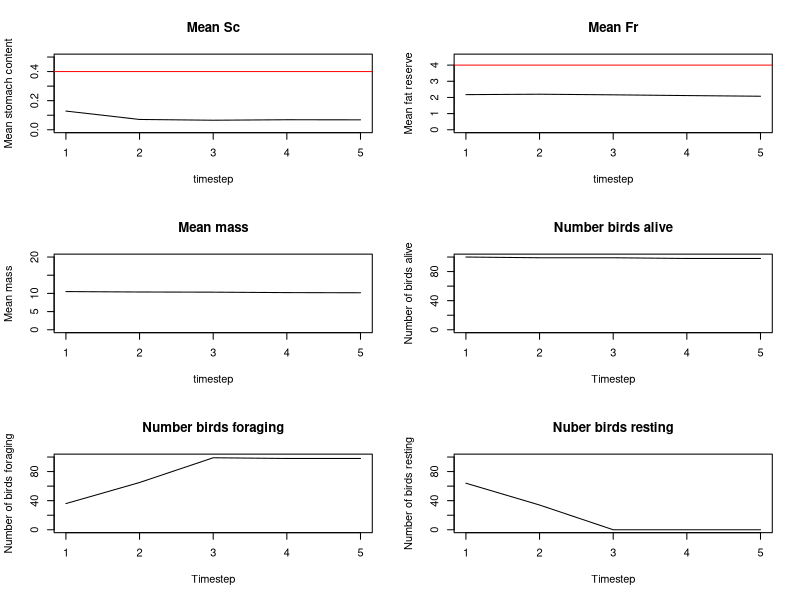
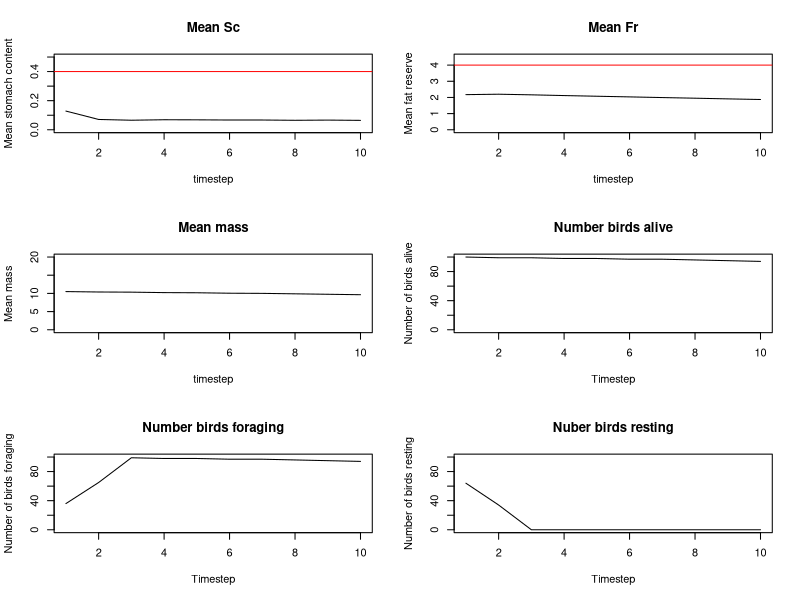
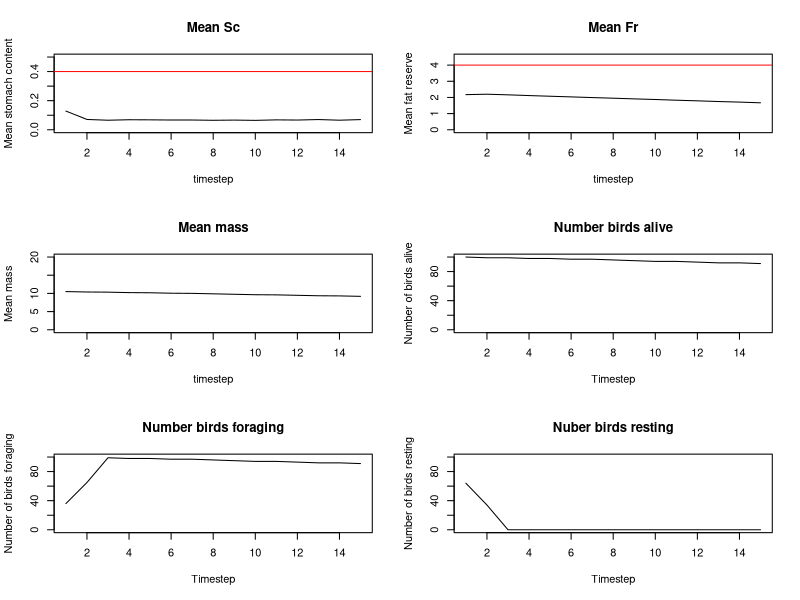
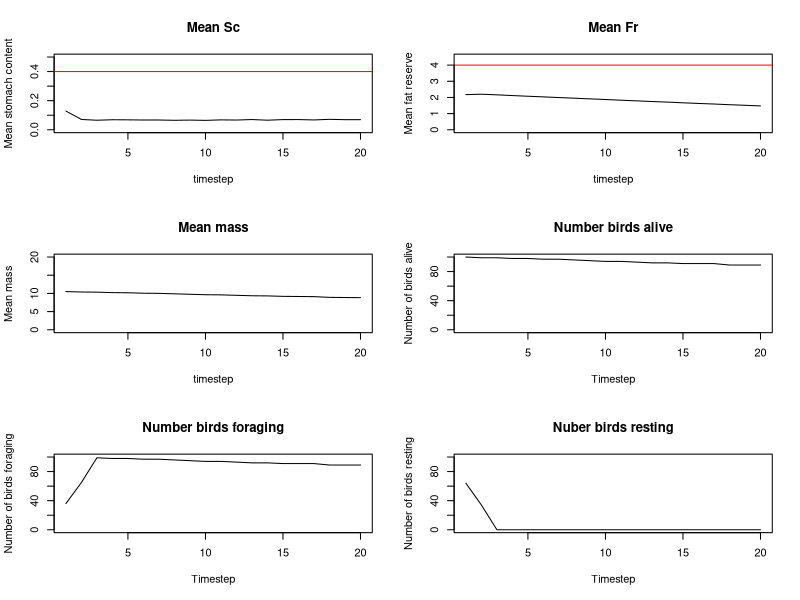
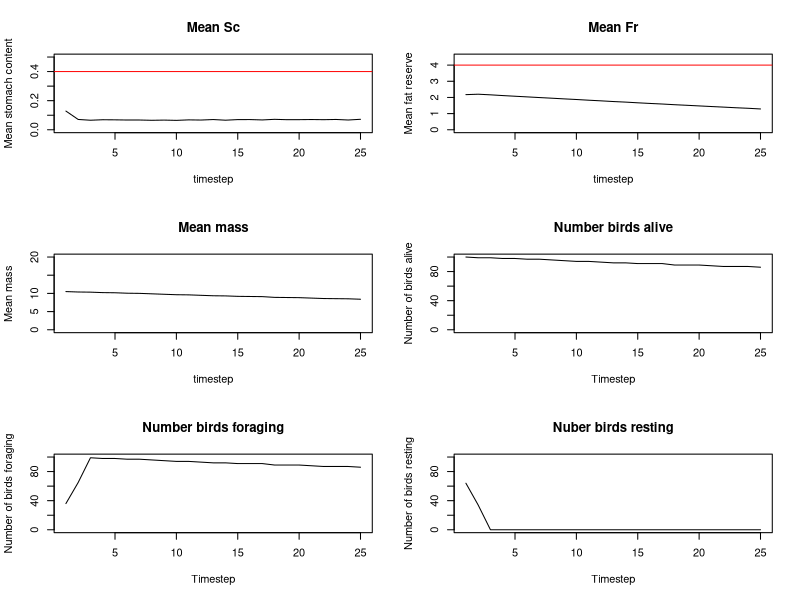
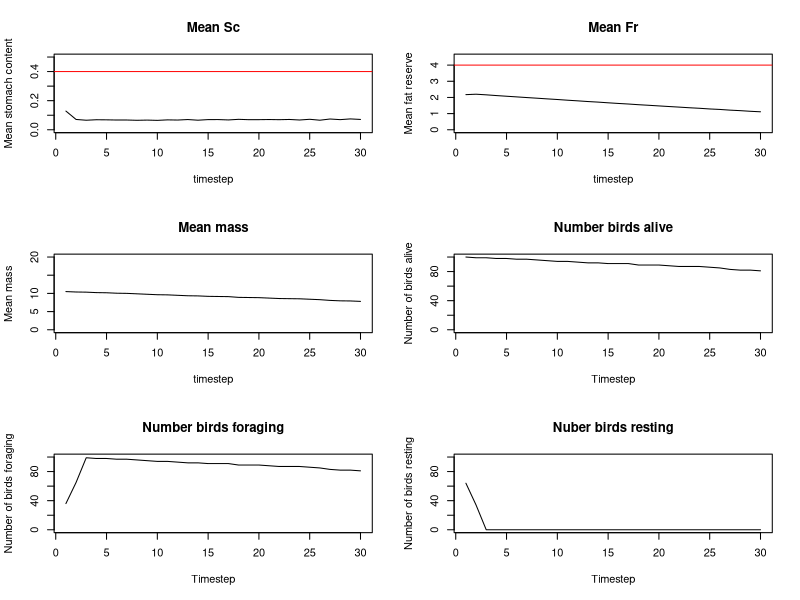
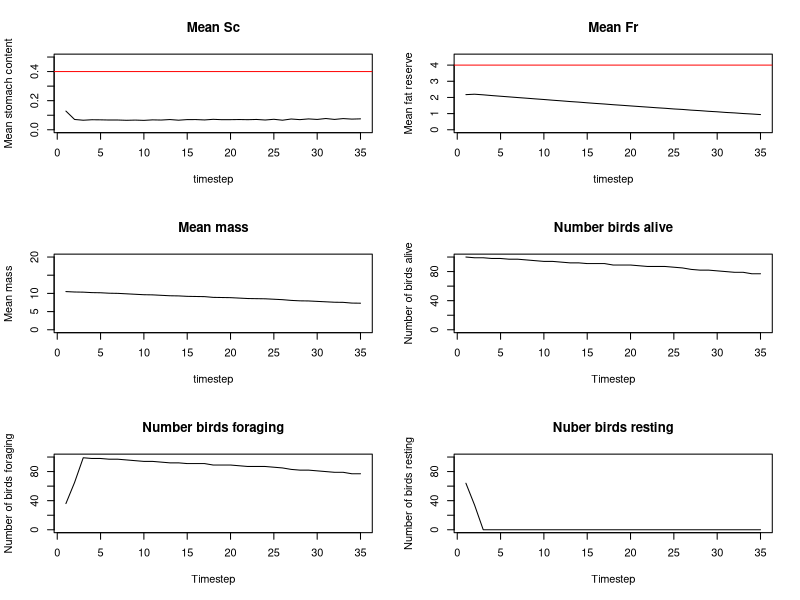
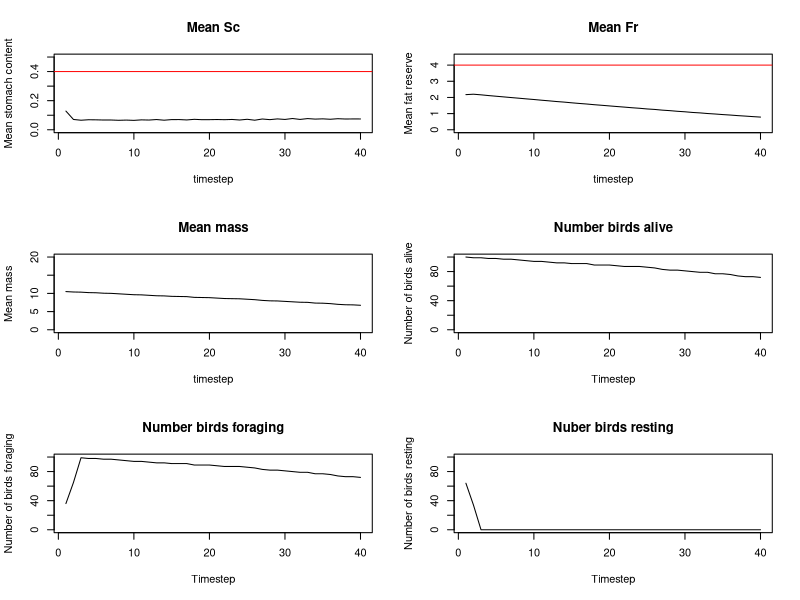

Here is the R script that generated these plots, in order:
#################################
# Small bird in winter - ABM 
# 20/06/2022
# Vera Vinken 
#################################

##    description     ##

# Simple model where birds live in an environment specified below 
# each timestep birds either forage or rest
# This decision is based on the stomach content (below or above threshold)
# foraging is rewarded with food, but costs energy
# resting as a lower energy expenditure 
# For each timestep the behaviours, variables and number of birds alive is registered 

##    Steps for next model      ## 

# Build in night and day, which includes sleeping behaviour 
# Make sure that the initial mass in the first timestep includes fr and sc 
# Should birds be killed at the start or at the end of each timestep? 
# threshold for behaviour could depend on more things than stomach content 
# Check the distributions of initial values. Some of them are not normal distributuions 
# check how the bmr is applied, hardcoded number in there right now. 
# work temp in (into mbr; see point above) --> mass needs to be implemented here too 
# solve the issue with the last timsteps (only in the graphs)


# SOMETHING WEIRD IS HAPPENING IN THE LAST TIMESTEP 


##############################
# initialize the population  #
##############################

# input parameters 
# can be put into a function later 
N<-100              # number of individuals 
T<-100              # number of timesteps 
temp<-(-5)          # Temperature 

food_item<-0.064    # value of a food item 
stom_size<-0.4      # stomach size of the bird 
th_forage_sc<-0.2  # threshold: if SC below this you forage 

stom_to_fat<-0.132  # variable that determines gram of sc goes to fat
fat_max<-4          # maximum fat reserve in gram 
num_food<-1         # number of food items found (this should be a distribution)

plot_interval<-5   # every x timestep a dot on the graph is added 


# create individual matrices 
mat_alive<-matrix(NA, N, (T))           # matrix to keep track of who's alive 
mat_sc<-matrix(NA, N, (T))              # matrix to keep track of stomach contents
mat_fr<-matrix(NA, N, (T))              # matrix to keep track of fat reserves 
mat_mass<-matrix(NA,N,(T))              # matrix to keep track of mass of birds 


# fill in some initial values for agent variables  
mass_init<-8+(rnorm(N, mean=0.2, sd=0.01))        # Gives initial mass from normal distribution
sc_init<-0+(runif(N, min=0, max=stom_size))       # gives initial stomach content from equal distribution
fr_init<-0+(runif(N, min=0, max=fat_max))         # gives initial fat reserves for random number between 0-4
alive_init<-rep(1, 100)                           # all birds are alive at the start 
# Put these in first column of the matrices  
mat_alive[,1]<-alive_init
mat_sc[,1]<-sc_init
mat_fr[,1]<-fr_init
mat_mass[,1]<-mass_init

# Create empty matrices to keep track of numbers
# keep track of means 
sc_mean<-matrix(NA, 1, (T))
fr_mean<-matrix(NA, 1, (T))
mass_mean<-matrix(NA,1, (T))
# count what the birds are up to 
forage_count<-matrix(NA, N, (T))
rest_count<-matrix(NA, N, (T))
# total number of birds doing behaviours 
total_forage<-matrix(NA, 1, T)                  # total number of birds foraging each timestep
total_rest<-matrix(NA,1, T)                     # total number of birds resting each timestep 
total_alive<-matrix(NA,1,T)                     # total number of birds alive each timestep 

# Set up the food distribution 
# this doesnt work cause it gets negative values
# food_distr<-rnorm(100, mean=0.192, sd=0.4)

# Sort metabolic rates 
mr<-45.65-(1.33*temp)



###################################
#   start the for loop  timesteps # 
###################################

# Start a for loop for each timestep 
for (t in 1:T){
  
  
  
  ################################
  #      individual loops        # 
  ################################
  
  # now start a loop for every individual 
  for (i in (1:N)){
    
    # Check if individual is alive? 
    ################
    #  DEAD BIRDS  #
    ################
    if ((mat_alive[i,t]==0) && (t<T)){
      # in this case, the bird has already died 
      # or the fat reserves have lowered to 0
      if(t<T){mat_alive[i,(t+1)]<-0 }      # bird will be dead in the next step too
    } else{
      
      #################
      #  ALIVE BIRDS  #
      #################
      
      # Check what behavior the bird should do 
      
      #################
      #     FORAGE    # 
      #################
      
      # CHECK IF FORAGING 
      if ((mat_sc[i,t]) < th_forage_sc){
        # SET COUNTING MATRICES 
        # In this case the bird should forage
        # set the forage to 1
        forage_count[i, t]<-1
        # set the resting matrix to 0
        rest_count[i,t]<-0
        
        # UPDATE AGENT OWNED VARIABLES 
        # Now, increase the stomach content
        mat_sc[i,(t)]<-(mat_sc[i,t])+(num_food*food_item)
        # now check if this doesnt exceed the stomach size 
        # if so, set the stomach content to stomach size 
        if (mat_sc[i,(t)]>stom_size){
          mat_sc[i,(t)]<-stom_size
        }
        # Set the BMR to the right level: cost of foraging
        BMR_multi<-8
      } # ends the foraging statement
      
      
      ##################
      #    RESTING     # 
      ##################
      
      # CHECK IF RESTING 
      # note that the threshold is coded in twice (both in forage and resting, could be an if-else)
      if ((mat_sc[i,t])>=th_forage_sc){
        # SET COUNTING MATRICES 
        # in the other case the bird should rest 
        # set the forage matrix to 0
        forage_count[i,t]<-0
        # set the rest matrix to 1
        rest_count[i,t]<-1
        
        # SET AGENT OWNED VARIABLES 
        # Set the BMR to the right level: cost of foraging
        BMR_multi<-1.95
        # the stomach content stays the same (initial value)
        
      } # end resting statement 
      
      ###################
      #    EVERYONE     # 
      ###################
      # No matter what behaviour you've done, these need updating 
      
      # UPDATE THE FAT RESERVES 
      # SC down and FR up 
      # first check if stomach has enough to actually move
      # move food out of stomach into fat 
      if (mat_sc[i,(t)]>= stom_to_fat){
        # new sc from resting/foraging can be used
        mat_sc[i,(t)]<-(mat_sc[i,(t)]-stom_to_fat)
        # the new fat reserve has not been determined yet
        mat_fr[i,(t)]<-(mat_fr[i,t]+stom_to_fat)
      }
      
      # ENERGY EXPENDITURE 
      # Set the fat reserves down depending on bmr-multi
      # first subtract the amount
      mat_fr[i,(t)]<-(mat_fr[i,t]-(0.0134*BMR_multi))
      # then make sure if this doesnt go below 0 
      if((mat_fr[i,(t)]<0)){
        mat_fr[i,(t)]<-0
      }
      # or above the maximum for fat-reserves 
      if((mat_fr[i,(t)]>fat_max)){
        mat_fr[i,(t)]<-fat_max
      }
      # check if the stomach content is above 0 
      if((mat_sc[i, (t)]<0)){
        mat_sc[i, (t)]<-0
      }
      # check if it is not above the stomach size either
      if((mat_sc[i,t]>stom_size)){
        mat_sc[i,t]<-stom_size
      }
      # KILL BIRDS  
      if(t<T){
        if(mat_fr[i,(t)]==0){
          mat_alive[i, (t+1)]<-0
        } else{
          mat_alive[i,(t+1)]<-1
        }}
      
      # SET MASS 
      # set the new mass for all individuals 
      mat_mass[i,t]<-((mass_init[i])+(mat_fr[i,t])+(mat_sc[i,t]))
      
    } # end of loop for alive individuals 
    
  } # end of loop for each individual 
  
  ##########################
  #    wrap up timestep    # 
  ##########################
  
  
  # COUNT WHAT HAPPENED 
  # For each timestep, count what the birds are doing 
  total_forage[1,t]<-sum(forage_count[,t], na.rm=TRUE)  # counts how many birds foraged this timestep
  total_rest[1,t]<-sum(rest_count[,t], na.rm=TRUE)      # counts how many birds rested this timestep 
  total_alive[1,t]<-sum(mat_alive[,t], na.rm=TRUE)      # counts how many birds are alive this timestep
  
  # CALCULATE MEANS 
  sc_mean[t]<-mean(mat_sc[,t], na.rm = TRUE)        # adds mean stomach content for this timestep to matrix
  fr_mean[t]<-mean(mat_fr[,t], na.rm = TRUE)        # adds mean fat reserve for this timestep to matrix 
  mass_mean[t]<-mean(mat_mass[,t], na.rm = TRUE)    # adds mean mass for this timestep to mean-matrix
  
  
  # PLOT 
  # Make sure to plot every so often 
  if ((t/plot_interval)==floor(t/plot_interval)){
    Sys.sleep(0.05)          # forces an update to the plotting window 
    par(mfrow=c(3,2))
    # 1
    plot(1:t, sc_mean[1,(1:t)], ylim=c(0,(stom_size+0.1)), ylab='Mean stomach content', xlab='timestep', main='Mean Sc', type='l')
    abline(h=stom_size, col='red')
    # 2
    plot(1:t, fr_mean[1,(1:t)], ylim=c(0,(fat_max+0.5)), ylab='Mean fat reserve', xlab='timestep', main='Mean Fr', type='l')
    abline(h=fat_max, col='red')
    # 3
    plot(1:t, mass_mean[1,(1:t)], ylim=c(0,(20)), ylab='Mean mass', xlab='timestep', main='Mean mass', type='l')
    # 4
    plot(1:t, total_alive[1,(1:t)], ylim=c(0, N), ylab='Number of birds alive', xlab='Timestep', main='Number birds alive', type='l')
    # 5
    plot(1:t, total_forage[1,(1:t)], ylim=c(0, N), ylab='Number of birds foraging', xlab='Timestep', main='Number birds foraging', type='l')
    # 6
    plot(1:t, total_rest[1,(1:t)], ylim=c(0, N), ylab='Number of birds resting', xlab='Timestep', main='Nuber birds resting', type='l')
    Sys.sleep(0)             # turns that back off 
  }# end if statement 
  
  # MOVE ALL VARAIBLES TO T+1 
  # Note that this should only happen if youre not in the last timestep 
  if(t<T){
    # For the fr matrix 
    mat_fr[,(t+1)]<-mat_fr[,t]
    # For the mass matrix 
    mat_mass[,(t+1)]<-mat_fr[,t]
    # For the sc matrix 
    mat_sc[,(t+1)]<-mat_sc[,t]
  }
  
  
} # end of big timestep loop 


### notes Tom 21/6/22
# loop 1: entire 24 hours
# loop per individual 
# loop 2: day part
# loop 3: neight part 
